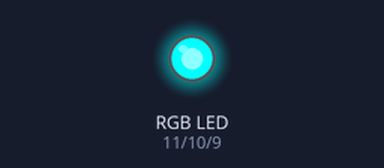
The sketch below on a simulated Arduino Uno, built with avr-gcc and run on an emulated ATmega328P. Parts: an RGB LED mixed from three pins (HIGH = lit).

Above: at 0.15 s.
At 9.31 s:
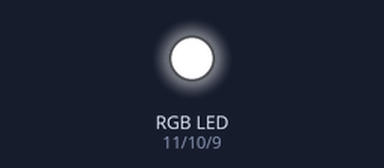
At 17.9 s:
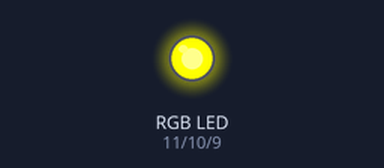
At 39.3 s:
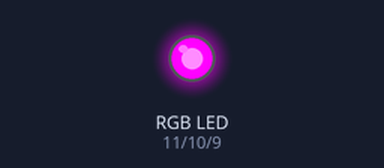
Timing chart, 0 to 40.0 s (numbered marks = the images above):
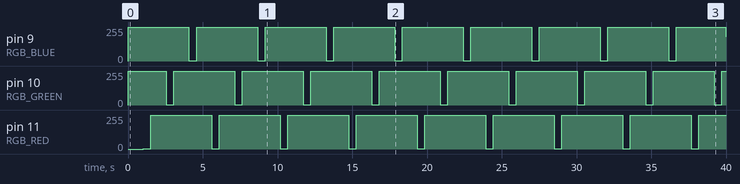

The sketch:

RGB_Breathing_Light.ino
```cpp
// (licence header left out)
#define RGB_RED    11
#define RGB_GREEN  10
#define RGB_BLUE   9

void setup()
{
    pinMode(RGB_RED,OUTPUT);
    pinMode(RGB_GREEN,OUTPUT);
    pinMode(RGB_BLUE,OUTPUT);
}

void loop()
{
    int i;
    for(i=255;i>0;i--)
    {
        analogWrite(RGB_RED,i);
        analogWrite(RGB_GREEN,255);
        analogWrite(RGB_BLUE,255);
        delay(4);
    }
    delay(500);           //turn the RGB LED red smoth

    for(i=255;i>0;i--)
    {
        analogWrite(RGB_RED,255);
        analogWrite(RGB_GREEN,i);
        analogWrite(RGB_BLUE,255);
        delay(4);
    }
    delay(500);           //turn the RGB LED green smoth

   for(i=255;i>0;i--)
    {
        analogWrite(RGB_RED,255);
        analogWrite(RGB_GREEN,255);
        analogWrite(RGB_BLUE,i);
        delay(4);
    }
    delay(500);           //turn the RGB LED blue smoth
}
```

Measured:
- by itself, pin 10 (RGB_GREEN): repeats every 4.6 s: 1/255 0.50 s, 255/255 4.1 s
- by itself, pin 11 (RGB_RED): alternates 255/255 for 4.1 s and 1/255 for 0.50 s
- by itself, pin 9 (RGB_BLUE): 0/255 → 255/255 at 0.00 s, → 1/255 4.1 s later, → 255/255 0.50 s later, → 1/255 4.1 s later, … (18 changes in this stretch)
